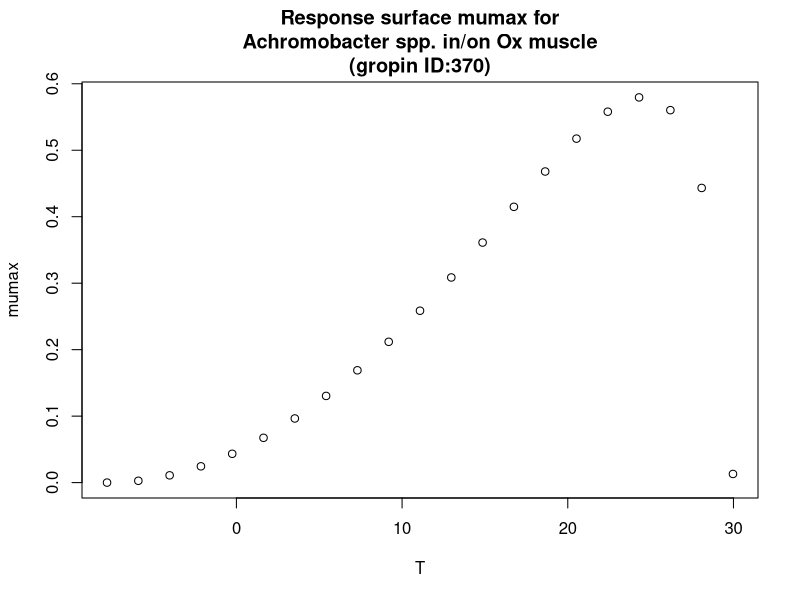

Here is the R script that generated this plot:
#############################
# start of Parameter script
#############################
T <- seq(-7.8078,29.97002997003,length.out=21)
#############################
# end of Parameter script
#############################
############################# 
# start of Model script Gropin ID 370 
#############################
 
# constant coefficients for this model
 
variables <- data.frame(T)
argumentsPar <- expand.grid(variables)
 
# heart of the model
response_surface <- function(T) {
   mumax <-(5.8*(10^-1)*(T-30)*((T+7.8)^2))/((24.6+7.8)*((24.6+7.8)*(T-24.6)-(24.6-30)*(24.6-7.8-2*T)))

return(mumax=mumax)
} 

# output parameters
responseSurface <- cbind(argumentsPar,response_surface(argumentsPar['T']))
colnames(responseSurface) <- c(colnames(argumentsPar),'mumax')
#############################
# End of Model script
#############################
############################# 
# start of Visualisation script Gropin ID 370 
#############################
plot(T,responseSurface$'mumax',xlab='T',
                          ylab='mumax',main='Response surface mumax for
Achromobacter spp. in/on Ox muscle
(gropin ID:370)')
#############################
# End of Visualisation script
#############################
